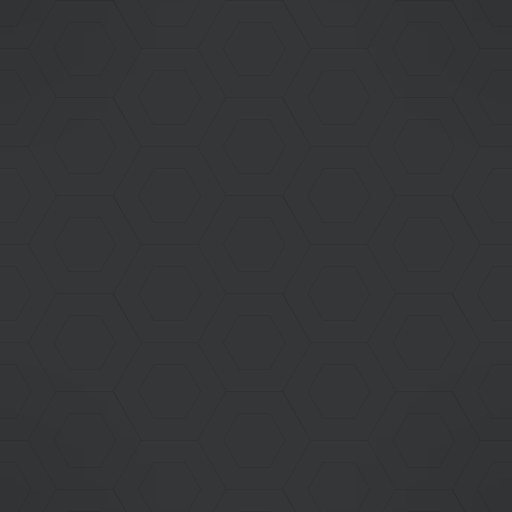
#> input picture dataset_islamic_parametric/image_01.jpg, 1024 x 1024 px (shown at 1/2 size); its folder holds 4 pictures in this run
$ python tools_analyze_dataset.py
#> lines starting #> are read from the running program, lines starting #| are printed output that depends on the picture
"""Analyze current dataset quality for expert review (no training)."""

from __future__ import annotations

import hashlib
import json
import re
import statistics
import sys
from pathlib import Path

from PIL import Image, ImageDraw, ImageEnhance, ImageStat

ROOT = Path(__file__).resolve().parent
DS = ROOT / "dataset_islamic_parametric"
OUT = ROOT / "eval_outputs"


def analyze_images() -> list[dict]:
    rows: list[dict] = []
    hashes: dict[str, list[str]] = {}
    for p in sorted(DS.glob("image_*.jpg")):
        im = Image.open(p).convert("RGB")
#> im is the input picture: PIL image 1024x1024 RGB; mean R, G, B 52.4, 53.4, 55.2
        g = im.convert("L")
        mean = ImageStat.Stat(g).mean[0]
#> mean = 53.37
        std = ImageStat.Stat(g).stddev[0]
#> std = 1.69
        hist = g.histogram()
#> hist = 256 values, max 667413 at index 54, min 0 at index 0, mean 4096
        total = sum(hist) or 1
#> total = 1048576
        near_black = sum(hist[:32]) / total
#> near_black = 0
        near_white = sum(hist[224:]) / total
#> near_white = 0
        thumb = im.resize((32, 32))
        h = hashlib.md5(thumb.tobytes()).hexdigest()
#> h = '454c95390817fdb39f383e2730c5f6a5'
        hashes.setdefault(h, []).append(p.name)
        px = list(g.resize((64, 64)).getdata())
#> px = 4096 values, max 54 at index 23, min 50 at index 3, mean 53.38
        edges = sum(abs(px[i] - px[i + 1]) for i in range(len(px) - 1)) / (len(px) - 1)
#> edges = 0.329
        # rough color saturation mean
        hsv = im.convert("HSV")
#> hsv: PIL image 1024x1024 HSV; mean H, S, V 143.6, 12.3, 55.2
        sat = ImageStat.Stat(hsv).mean[1]
#> sat = 12.28
        rows.append(
            {
                "file": p.name,
                "size": im.size,
                "mean_luma": round(mean, 1),
                "contrast_std": round(std, 1),
                "near_black_frac": round(near_black, 3),
                "near_white_frac": round(near_white, 3),
                "saturation": round(sat, 1),
                "edge_energy": round(edges, 1),
            }
        )
#> pass 2 of the loop in analyze_images, `for p in sorted(DS.glob("image_*.jpg")):`:
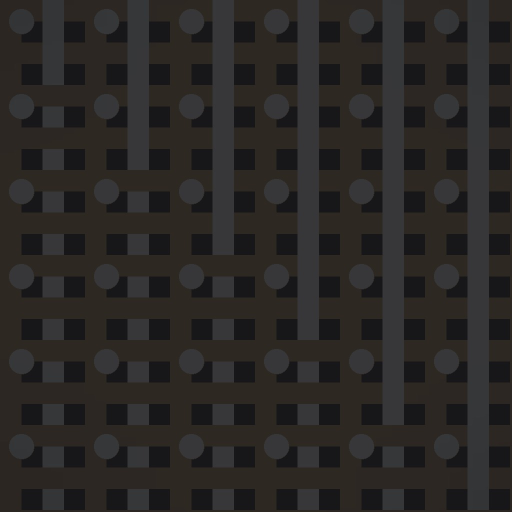
#> input picture dataset_islamic_parametric/image_02.jpg, 1024 x 1024 px (shown at 1/2 size)
#> in analyze_images, im is the input picture: PIL image 1024x1024 RGB; mean R, G, B 42.5, 39.9, 38.1
#> mean = 40.47
#> std = 11.11
#> hist = 256 values, max 359740 at index 41, min 0 at index 0, mean 4096
#> near_black = 0.224
#> h = '5692ae74e082b9989b097878264cf7b3'
#> px = 4096 values, max 58 at index 902, min 21 at index 201, mean 40.5
#> edges = 6.53
#> hsv: PIL image 1024x1024 HSV; mean H, S, V 87.1, 37.2, 43.4
#> sat = 37.24
#> pass 3 of the loop in analyze_images, `for p in sorted(DS.glob("image_*.jpg")):`:
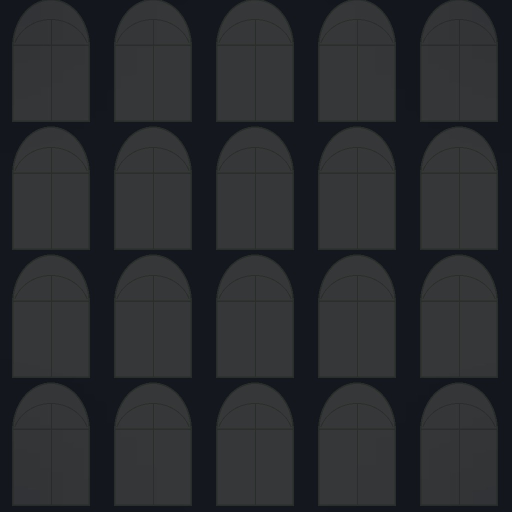
#> input picture dataset_islamic_parametric/image_03.jpg, 1024 x 1024 px (shown at 1/2 size)
#> in analyze_images, im is the input picture: PIL image 1024x1024 RGB; mean R, G, B 41.7, 43.5, 46.9
#> mean = 43.41
#> std = 14.73
#> hist = 256 values, max 433329 at index 55, min 0 at index 0, mean 4096
#> near_black = 0.328
#> in analyze_images, `thumb = im.resize((32, 32))`:
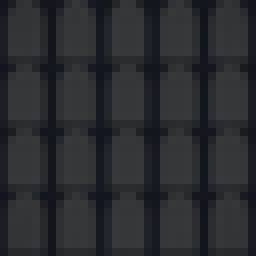
#> thumb: PIL image 32x32 RGB (shown 8 times larger); mean R, G, B 41.7, 43.7, 47.1
#> h = '4ffa80a710e5c2f41c7dc62d664c6f8c'
#> px = 4096 values, max 57 at index 1096, min 20 at index 1026, mean 43.46
#> edges = 5.28
#> hsv: PIL image 1024x1024 HSV; mean H, S, V 151.7, 37.1, 47
#> sat = 37.13
    dups = {k: v for k, v in hashes.items() if len(v) > 1}
#> dups = 0 items
#> in main, `rows, dups = analyze_images()`: rows = 3 items; dups = 0 items
    return rows, dups


def analyze_captions() -> dict:
    caps = sorted((DS / "captions").glob("*.txt"))
    texts = [c.read_text(encoding="utf-8").strip() for c in caps]
    cores = [re.sub(r" — detail revision \d+\.?$", "", t).rstrip(".") for t in texts]
    counts: dict[str, int] = {}
    for c in cores:
        counts[c] = counts.get(c, 0) + 1
#> in main, `means = [r["mean_luma"] for r in rows]`: means = [53.4, 40.5, 43.4]
#> in main, `stds = [r["contrast_std"] for r in rows]`: stds = [1.7, 11.1, 14.7]
#> in main, `nbs = [r["near_black_frac"] for r in rows]`: nbs = [0, 0.224, 0.328]
#> in main, `sats = [r["saturation"] for r in rows]`: sats = [12.3, 37.2, 37.1]
    unique_full = len(set(texts))
    unique_cores = sum(1 for v in counts.values() if v == 1)
    trigger_ok = all("in Islamic_Parametric style" in t for t in texts)
    return {
        "n": len(texts),
        "unique_full": unique_full,
        "unique_cores": unique_cores,
        "trigger_ok": trigger_ok,
        "duplicate_cores": {t: n for t, n in counts.items() if n > 1},
    }


def write_sheets(files: list[Path]) -> list[str]:
    OUT.mkdir(exist_ok=True)
    thumb, cols, pad = 280, 5, 28
    n = len(files)
    rows_n = (n + cols - 1) // cols
    paths = []
    for brighten, name in (
        (False, "dataset_review_contact_sheet_raw.jpg"),
        (True, "dataset_review_contact_sheet_brightened.jpg"),
    ):
        sheet = Image.new("RGB", (cols * thumb, rows_n * (thumb + pad)), (12, 12, 12))
#> sheet: PIL image 1400x308 RGB; every value is 12
        draw = ImageDraw.Draw(sheet)
        for i, p in enumerate(files):
            im = Image.open(p).convert("RGB").resize((thumb, thumb), Image.Resampling.LANCZOS)
#> im: PIL image 280x280 RGB
            if brighten:
                im = ImageEnhance.Brightness(im).enhance(2.2)
            x = (i % cols) * thumb
            y = (i // cols) * (thumb + pad)
            sheet.paste(im, (x, y))
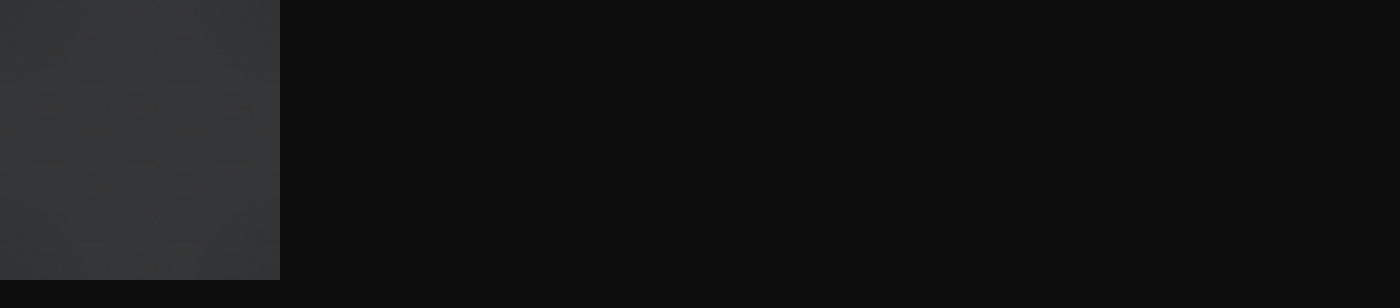
#> sheet: PIL image 1400x308 RGB; mean R, G, B 19.4, 19.5, 19.9
            draw.text((x + 6, y + thumb + 6), p.stem, fill=(220, 220, 80))
        out = OUT / name
        sheet.save(out, quality=90)
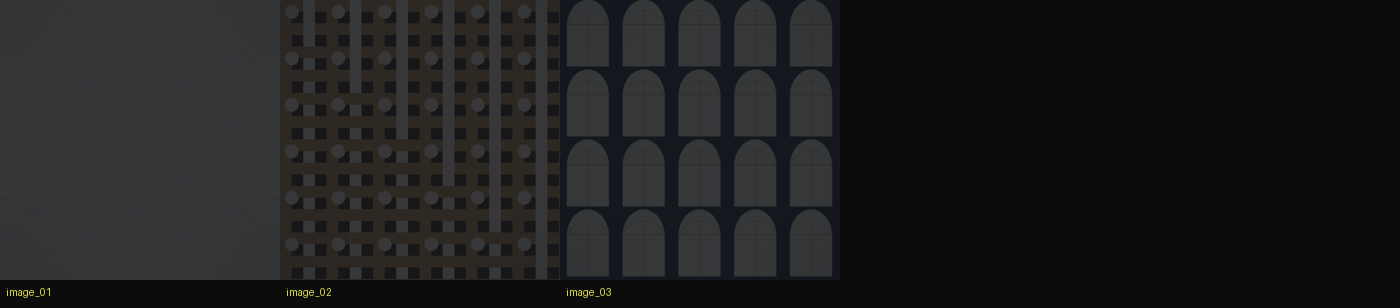
#> saved as dataset_review_contact_sheet_raw.jpg: PIL image 1400x308 RGB; mean R, G, B 30.4, 30.5, 31
        paths.append(str(out))
#> pass 2 of the loop in write_sheets, `for brighten, name in (`:
#> in write_sheets, `im = ImageEnhance.Brightness(im).enhance(2.2)`:
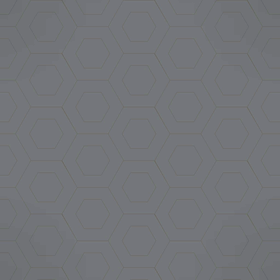
#> im: PIL image 280x280 RGB; mean R, G, B 114.8, 116.8, 121.1
#> in write_sheets, `sheet.save(out, quality=90)`:
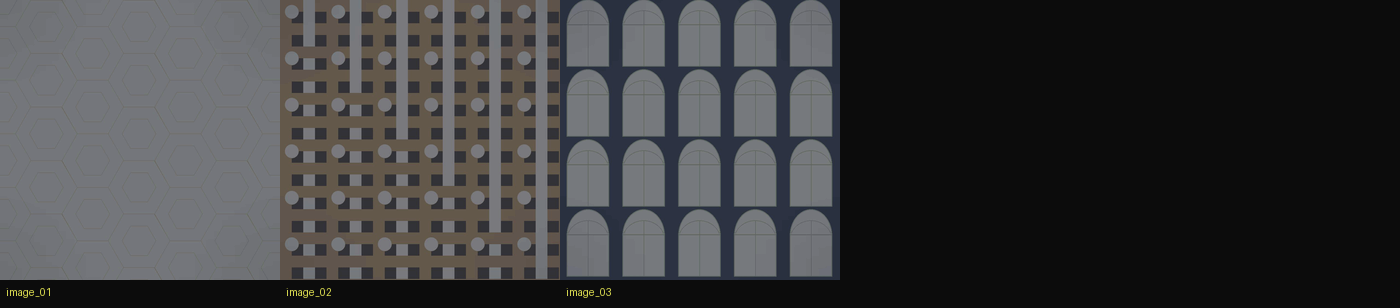
#> saved as dataset_review_contact_sheet_brightened.jpg: PIL image 1400x308 RGB; mean R, G, B 60, 60.1, 61.4
    return paths


def main() -> int:
    files = sorted(DS.glob("image_*.jpg"))
    if not files:
        print("no images")
        return 1
    rows, dups = analyze_images()
    caps = analyze_captions()
    means = [r["mean_luma"] for r in rows]
    stds = [r["contrast_std"] for r in rows]
    nbs = [r["near_black_frac"] for r in rows]
    sats = [r["saturation"] for r in rows]
    report = {
        "n_images": len(rows),
        "sizes": sorted({f"{r['size'][0]}x{r['size'][1]}" for r in rows}),
        "mean_luma": {"avg": round(statistics.mean(means), 1), "min": min(means), "max": max(means)},
        "contrast_std": {"avg": round(statistics.mean(stds), 1), "min": min(stds), "max": max(stds)},
        "near_black": {"avg": round(statistics.mean(nbs), 3), "min": min(nbs), "max": max(nbs)},
        "saturation": {"avg": round(statistics.mean(sats), 1), "min": min(sats), "max": max(sats)},
        "all_dark": all(m < 60 for m in means),
        "all_low_contrast": all(s < 40 for s in stds),
        "duplicate_thumbs": dups or None,
        "captions": caps,
        "per_image": rows,
        "verdict": None,
    }
    # Expert scoring rubric
    score = 0
    reasons = []
    if report["all_dark"]:
        reasons.append("every image mean luma < 60 (dark / latent-collapse risk)")
        score += 2
    if report["all_low_contrast"]:
        reasons.append("every image contrast std < 40 (flat / washed)")
        score += 2
    if statistics.mean(nbs) > 0.4:
        reasons.append(f"avg near-black pixels {statistics.mean(nbs):.0%} (>40%)")
        score += 2
    if statistics.mean(sats) < 40:
        reasons.append(f"avg saturation {statistics.mean(sats):.0f} — low color")
        score += 1
    if any(r["edge_energy"] < 8 for r in rows):
        reasons.append("very low edge energy (no material texture detail)")
        score += 1
    if caps["unique_cores"] < caps["n"] * 0.6:
        reasons.append(f"only {caps['unique_cores']}/{caps['n']} unique caption cores")
        score += 1
    if dups:
        reasons.append("near-duplicate images detected")
        score += 1
    # pattern: all synthetic flat procedural
    if len(rows) < 25:
        reasons.append(f"dataset incomplete: only {len(rows)} images (need 25)")
        score += 2
    if all(
        r["mean_luma"] < 60 and r["contrast_std"] < 20 and r["edge_energy"] < 8 for r in rows
    ):
        reasons.append("images look flat 2D procedural (no 3D depth, materials, sun)")
        score += 3
    if any("pending" == str(r.get("license", "")) for r in rows):
        reasons.append("some images still pending license metadata")
    report["defect_score"] = score
    report["reasons"] = reasons
    report["verdict"] = (
        "REJECT for FLUX LoRA baseline — replace with bright photorealistic architecture"
        if score >= 5
        else "weak but usable with caveats"
    )
    paths = write_sheets(files)
#> paths = 2 items
    report["contact_sheets"] = paths
    OUT.mkdir(exist_ok=True)
    (OUT / "dataset_quality_report.json").write_text(
        json.dumps(report, indent=2, ensure_ascii=False), encoding="utf-8"
    )
    print(json.dumps({k: report[k] for k in report if k != "per_image"}, indent=2, ensure_ascii=False))
#> (printed output is left out)
    print("--- per image ---")
    for r in rows:
        print(
            f"  {r['file']} luma={r['mean_luma']:5} std={r['contrast_std']:5} "
            f"black={r['near_black_frac']:.0%} sat={r['saturation']:5} edge={r['edge_energy']}"
        )
#> this loop made 3 passes
#|   image_01.jpg luma= 53.4 std=  1.7 black=0% sat= 12.3 edge=0.3
#|   image_02.jpg luma= 40.5 std= 11.1 black=22% sat= 37.2 edge=6.5
#|   image_03.jpg luma= 43.4 std= 14.7 black=33% sat= 37.1 edge=5.3
    print("sheets:", paths)
#| sheets: ['eval_outputs/dataset_review_contact_sheet_raw.jpg', 'eval_outputs/dataset_review_contact_sheet_brightened.jpg']
    return 0


if __name__ == "__main__":
    sys.exit(main())
#> (the program exits here)
